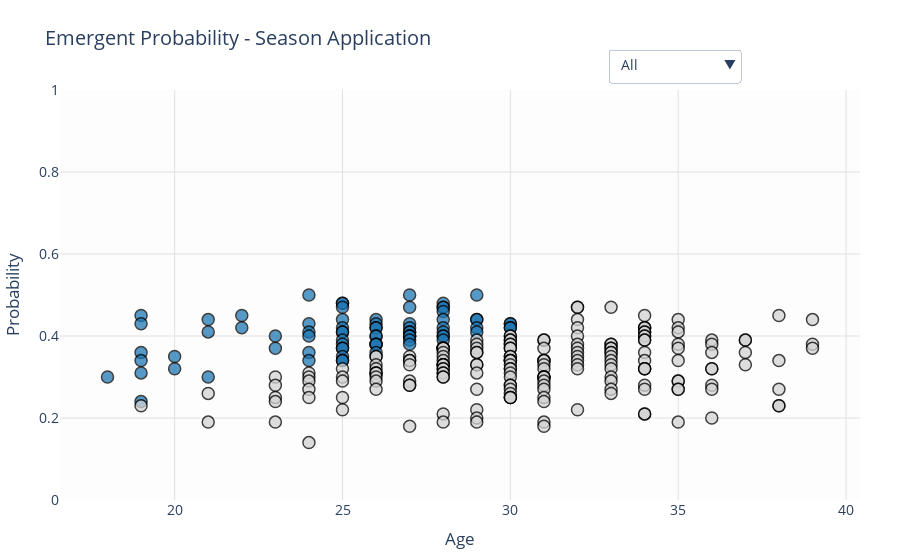

Write notebook code for a chart like this one.
### Code cell
# Generates an interactive scatter plot of model predictions for the 2024–2025 season.
# Each point represents a player, colored by predicted emergence.
pt5.plot_emergent_predictions_interactive(df_preds)

### Figure 1 — Plotly figure (JSON) as saved in the notebook; plotly's stock layout.template omitted (floating-point values rounded to 4 significant figures; data arrays with more than 128 entries replaced by an {"elided": "..."} marker saying what was removed)
{"data": [{"hoverinfo": "text", "hovertext": ["<b>Malte Delow</b><br>Team: ALBA Berlin<br>Age: 24<br>Prob: 0.50", "<b>Louis Olinde</b><br>Team: ALBA Berlin<br>Age: 27<br>Prob: 0.50", "<b>Tyler Dorsey</b><br>Team: Olympiacos Piraeus<br>Age: 29<br>Prob: 0.50", "<b>Alen Smailagic</b><br>Team: Zalgiris Kaunas<br>Age: 25<br>Prob: 0.48", "<b>Wenyen Gabriel</b><br>Team: Maccabi Playtika Tel Aviv<br>Age: 28<br>Prob: 0.48", "<b>Leandro Bolmaro</b><br>Team: EA7 Emporio Armani Milan<br>Age: 25<br>Prob: 0.48", "<b>Yam Madar</b><br>Team: FC Bayern Munich<br>Age: 25<br>Prob: 0.47", "<b>Isiaha Mike</b><br>Team: Partizan Mozzart Bet Belgrade<br>Age: 28<br>Prob: 0.47", "<b>Trent Forrest</b><br>Team: Baskonia Vitoria-Gasteiz<br>Age: 27<br>Prob: 0.47", "<b>Vanja Marinkovic</b><br>Team: Partizan Mozzart Bet Belgrade<br>Age: 28<br>Prob: 0.47", "<b>Andres Feliz</b><br>Team: Real Madrid<br>Age: 28<br>Prob: 0.46", "<b>Xavier Rathan Mayes</b><br>Team: Real Madrid<br>Age: 19<br>Prob: 0.45", "<b>Matteo Spagnolo</b><br>Team: ALBA Berlin<br>Age: 22<br>Prob: 0.45", "<b>Daulton Hommes</b><br>Team: Paris Basketball<br>Age: 29<br>Prob: 0.44", "<b>Stanley Johnson</b><br>Team: Anadolu Efes Istanbul<br>Age: 29<br>Prob: 0.44", "<b>William Rayman</b><br>Team: Maccabi Playtika Tel Aviv<br>Age: 28<br>Prob: 0.44", "<b>Joel Parra</b><br>Team: FC Barcelona<br>Age: 25<br>Prob: 0.44", "<b>Ousmane Ndiaye</b><br>Team: Baskonia Vitoria-Gasteiz<br>Age: 21<br>Prob: 0.44", "<b>Matthew Mitchell</b><br>Team: Zalgiris Kaunas<br>Age: 26<br>Prob: 0.44", "<b>Dame Sarr</b><br>Team: FC Barcelona<br>Age: 19<br>Prob: 0.43", "<b>Brady Manek</b><br>Team: Zalgiris Kaunas<br>Age: 27<br>Prob: 0.43", "<b>Aleksej Pokusevski</b><br>Team: Partizan Mozzart Bet Belgrade<br>Age: 24<br>Prob: 0.43", "<b>Vittorio Brown</b><br>Team: AS Monaco<br>Age: 30<br>Prob: 0.43", "<b>Rolands Smits</b><br>Team: Anadolu Efes Istanbul<br>Age: 30<br>Prob: 0.43", "<b>Alessandro Pajola</b><br>Team: Virtus Segafredo Bologna<br>Age: 26<br>Prob: 0.43", "<b>Ousmane Diop</b><br>Team: EA7 Emporio Armani Milan<br>Age: 25<br>Prob: 0.42", "<b>Enzo Shahrvin</b><br>Team: Paris Basketball<br>Age: 22<br>Prob: 0.42", "<b>Perry Dozier</b><br>Team: Anadolu Efes Istanbul<br>Age: 29<br>Prob: 0.42", "<b>Erkan Yilmaz</b><br>Team: Anadolu Efes Istanbul<br>Age: 28<br>Prob: 0.42", "<b>Isaac Bonga</b><br>Team: Partizan Mozzart Bet Belgrade<br>Age: 26<br>Prob: 0.42", "<b>Timothe Luwawu Cabarrot</b><br>Team: Baskonia Vitoria-Gasteiz<br>Age: 30<br>Prob: 0.42", "<b>Ognjen Jaramaz</b><br>Team: Baskonia Vitoria-Gasteiz<br>Age: 30<br>Prob: 0.42", "<b>Robert Baker</b><br>Team: ALBA Berlin<br>Age: 27<br>Prob: 0.42", "<b>Ignas Brazdeikis</b><br>Team: Zalgiris Kaunas<br>Age: 26<br>Prob: 0.42", "<b>Lonnie Walker</b><br>Team: Zalgiris Kaunas<br>Age: 27<br>Prob: 0.41", "<b>Isaiah Wong</b><br>Team: Zalgiris Kaunas<br>Age: 24<br>Prob: 0.41", "<b>Dogus Ozdemiroglu</b><br>Team: Anadolu Efes Istanbul<br>Age: 29<br>Prob: 0.41", "<b>Eli Ndiaye</b><br>Team: Real Madrid<br>Age: 21<br>Prob: 0.41", "<b>Danko Brankovic</b><br>Team: FC Bayern Munich<br>Age: 25<br>Prob: 0.41", "<b>Skylar Mays</b><br>Team: Fenerbahce Beko Istanbul<br>Age: 28<br>Prob: 0.41", "<b>Uros Plavsic</b><br>Team: Crvena Zvezda Meridianbet Belgrade<br>Age: 27<br>Prob: 0.41", "<b>Dovydas Giedraitis</b><br>Team: Zalgiris Kaunas<br>Age: 25<br>Prob: 0.41", "<b>Rayjon Tucker</b><br>Team: Virtus Segafredo Bologna<br>Age: 28<br>Prob: 0.40", "<b>Gabriele Procida</b><br>Team: ALBA Berlin<br>Age: 23<br>Prob: 0.40", "<b>Ercan Osmani</b><br>Team: Anadolu Efes Istanbul<br>Age: 27<br>Prob: 0.40", "<b>Tadas Sedekerskis</b><br>Team: Baskonia Vitoria-Gasteiz<br>Age: 27<br>Prob: 0.40", "<b>David McCormack</b><br>Team: ALBA Berlin<br>Age: 26<br>Prob: 0.40", "<b>Armoni Brooks</b><br>Team: EA7 Emporio Armani Milan<br>Age: 27<br>Prob: 0.40", "<b>Tyson Ward</b><br>Team: Paris Basketball<br>Age: 28<br>Prob: 0.40", "<b>Saben Lee</b><br>Team: Olympiacos Piraeus<br>Age: 26<br>Prob: 0.40", "<b>Mario Nakic</b><br>Team: Partizan Mozzart Bet Belgrade<br>Age: 24<br>Prob: 0.40", "<b>Tim Schneider</b><br>Team: ALBA Berlin<br>Age: 28<br>Prob: 0.39", "<b>William McDowell White</b><br>Team: ALBA Berlin<br>Age: 27<br>Prob: 0.39", "<b>Arturs Zagars</b><br>Team: Fenerbahce Beko Istanbul<br>Age: 25<br>Prob: 0.39", "<b>Trevion Williams</b><br>Team: Maccabi Playtika Tel Aviv<br>Age: 25<br>Prob: 0.38", "<b>Onuralp Bitim</b><br>Team: FC Bayern Munich<br>Age: 26<br>Prob: 0.38", "<b>Nenad Dimitrijevic</b><br>Team: EA7 Emporio Armani Milan<br>Age: 27<br>Prob: 0.38", "<b>Dzanan Musa</b><br>Team: Real Madrid<br>Age: 26<br>Prob: 0.38", "<b>David De Julius</b><br>Team: Maccabi Playtika Tel Aviv<br>Age: 26<br>Prob: 0.38", "<b>Usman Garuba</b><br>Team: Real Madrid<br>Age: 23<br>Prob: 0.37", "<b>Filip Petrusev</b><br>Team: Crvena Zvezda Meridianbet Belgrade<br>Age: 25<br>Prob: 0.37", "<b>Trevion Williams</b><br>Team: ALBA Berlin<br>Age: 25<br>Prob: 0.37", "<b>Hugo Gonzalez</b><br>Team: Real Madrid<br>Age: 19<br>Prob: 0.36", "<b>Jimmy Clark</b><br>Team: Maccabi Playtika Tel Aviv<br>Age: 24<br>Prob: 0.36", "<b>Jilson Bango</b><br>Team: Fenerbahce Beko Istanbul<br>Age: 26<br>Prob: 0.36", "<b>Luka Samanic</b><br>Team: Baskonia Vitoria-Gasteiz<br>Age: 25<br>Prob: 0.35", "<b>Mbiya Paul</b><br>Team: LDLC ASVEL Villeurbanne<br>Age: 20<br>Prob: 0.35", "<b>Ivan Kharchenkov</b><br>Team: FC Bayern Munich<br>Age: 19<br>Prob: 0.34", "<b>Deividas Sirvydis</b><br>Team: Zalgiris Kaunas<br>Age: 25<br>Prob: 0.34", "<b>Balsa Koprivica</b><br>Team: Partizan Mozzart Bet Belgrade<br>Age: 25<br>Prob: 0.34", "<b>Tarik Biberovic</b><br>Team: Fenerbahce Beko Istanbul<br>Age: 24<br>Prob: 0.34", "<b>Alexandros Samodurov</b><br>Team: Panathinaikos AKTOR Athens<br>Age: 20<br>Prob: 0.32", "<b>Omer Mayer</b><br>Team: Maccabi Playtika Tel Aviv<br>Age: 19<br>Prob: 0.31", "<b>Raul Villar</b><br>Team: FC Barcelona<br>Age: 18<br>Prob: 0.30", "<b>Elias Rapieque</b><br>Team: ALBA Berlin<br>Age: 21<br>Prob: 0.30", "<b>Anton Nufer</b><br>Team: ALBA Berlin<br>Age: 19<br>Prob: 0.24"], "marker": {"color": ["#1f77b4", "#1f77b4", "#1f77b4", "#1f77b4", "#1f77b4", "#1f77b4", "#1f77b4", "#1f77b4", "#1f77b4", "#1f77b4", "#1f77b4", "#1f77b4", "#1f77b4", "#1f77b4", "#1f77b4", "#1f77b4", "#1f77b4", "#1f77b4", "#1f77b4", "#1f77b4", "#1f77b4", "#1f77b4", "#1f77b4", "#1f77b4", "#1f77b4", "#1f77b4", "#1f77b4", "#1f77b4", "#1f77b4", "#1f77b4", "#1f77b4", "#1f77b4", "#1f77b4", "#1f77b4", "#1f77b4", "#1f77b4", "#1f77b4", "#1f77b4", "#1f77b4", "#1f77b4", "#1f77b4", "#1f77b4", "#1f77b4", "#1f77b4", "#1f77b4", "#1f77b4", "#1f77b4", "#1f77b4", "#1f77b4", "#1f77b4", "#1f77b4", "#1f77b4", "#1f77b4", "#1f77b4", "#1f77b4", "#1f77b4", "#1f77b4", "#1f77b4", "#1f77b4", "#1f77b4", "#1f77b4", "#1f77b4", "#1f77b4", "#1f77b4", "#1f77b4", "#1f77b4", "#1f77b4", "#1f77b4", "#1f77b4", "#1f77b4", "#1f77b4", "#1f77b4", "#1f77b4", "#1f77b4", "#1f77b4", "#1f77b4"], "line": {"color": "black", "width": 1.5}, "opacity": 0.75, "size": 12}, "mode": "markers", "name": "Emerging", "type": "scatter", "visible": false, "x": [24, 27, 29, 25, 28, 25, 25, 28, 27, 28, 28, 19, 22, 29, 29, 28, 25, 21, 26, 19, 27, 24, 30, 30, 26, 25, 22, 29, 28, 26, 30, 30, 27, 26, 27, 24, 29, 21, 25, 28, 27, 25, 28, 23, 27, 27, 26, 27, 28, 26, 24, 28, 27, 25, 25, 26, 27, 26, 26, 23, 25, 25, 19, 24, 26, 25, 20, 19, 25, 25, 24, 20, 19, 18, 21, 19], "y": [0.5, 0.5, 0.5, 0.48, 0.48, 0.48, 0.47, 0.47, 0.47, 0.47, 0.46, 0.45, 0.45, 0.44, 0.44, 0.44, 0.44, 0.44, 0.44, 0.43, 0.43, 0.43, 0.43, 0.43, 0.43, 0.42, 0.42, 0.42, 0.42, 0.42, 0.42, 0.42, 0.42, 0.42, 0.41, 0.41, 0.41, 0.41, 0.41, 0.41, 0.41, 0.41, 0.4, 0.4, 0.4, 0.4, 0.4, 0.4, 0.4, 0.4, 0.4, 0.39, 0.39, 0.39, 0.38, 0.38, 0.38, 0.38, 0.38, 0.37, 0.37, 0.37, 0.36, 0.36, 0.36, 0.35, 0.35, 0.34, 0.34, 0.34, 0.34, 0.32, 0.31, 0.3, 0.3, 0.24]}, {"hoverinfo": "text", "hovertext": {"elided": "193 str values"}, "marker": {"color": {"elided": "193 str values"}, "line": {"color": "black", "width": 1.5}, "opacity": 0.75, "size": 12}, "mode": "markers", "name": "Not Emerging", "type": "scatter", "visible": false, "x": {"elided": "193 int values"}, "y": {"elided": "193 float values"}}, {"hoverinfo": "text", "hovertext": {"elided": "269 str values"}, "marker": {"color": {"elided": "269 str values"}, "line": {"color": "black", "width": 1.5}, "opacity": 0.75, "size": 12}, "mode": "markers", "name": "All", "type": "scatter", "visible": true, "x": {"elided": "269 int values"}, "y": {"elided": "269 float values"}}], "layout": {"font": {"size": 14}, "hoverlabel": {"bgcolor": "white", "bordercolor": "black", "font": {"size": 13}}, "hovermode": "closest", "margin": {"b": 60, "l": 60, "r": 40, "t": 90}, "paper_bgcolor": "#ffffff", "plot_bgcolor": "#fdfdfd", "title": {"text": "Emergent Probability - Season Application"}, "updatemenus": [{"buttons": [{"args": [{"visible": [false, false, true]}], "label": "All", "method": "update"}, {"args": [{"visible": [true, false, false]}], "label": "Emerging", "method": "update"}, {"args": [{"visible": [false, true, false]}], "label": "Not Emerging", "method": "update"}], "direction": "down", "showactive": true, "x": 0.85, "y": 1.1}], "xaxis": {"gridcolor": "#e0e0e0", "title": {"text": "Age"}, "zeroline": false}, "yaxis": {"gridcolor": "#e0e0e0", "range": [0, 1], "title": {"text": "Probability"}, "zeroline": false}}}
